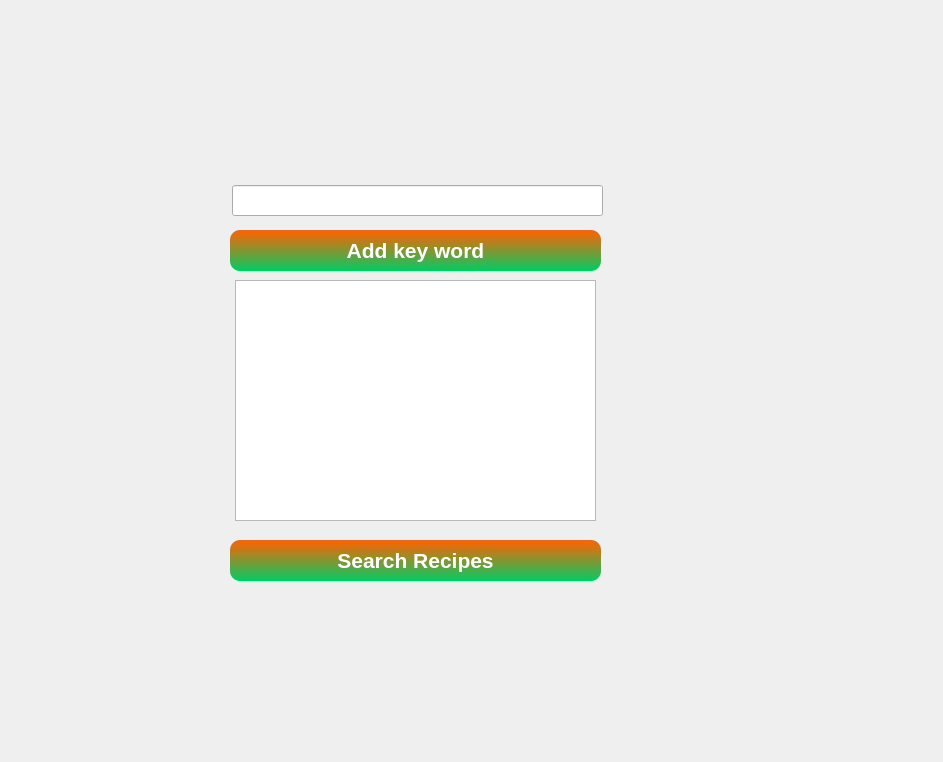
<?xml version="1.0" encoding="UTF-8"?>
<ui version="4.0">
 <class>RecipeSearchDialog</class>
 <widget class="QDialog" name="RecipeSearchDialog">
  <property name="geometry">
   <rect>
    <x>0</x>
    <y>0</y>
    <width>943</width>
    <height>762</height>
   </rect>
  </property>
  <property name="windowTitle">
   <string>Dialog</string>
  </property>
  <widget class="QLineEdit" name="keywordEdit">
   <property name="geometry">
    <rect>
     <x>232</x>
     <y>185</y>
     <width>371</width>
     <height>31</height>
    </rect>
   </property>
  </widget>
  <widget class="QPushButton" name="addButton">
   <property name="geometry">
    <rect>
     <x>230</x>
     <y>230</y>
     <width>371</width>
     <height>41</height>
    </rect>
   </property>
   <property name="styleSheet">
    <string notr="true">QPushButton {
    background: qlineargradient(x1:0, y1:0, x2:0, y2:1, stop:0 #FF6200, stop:1 #00CC66);
    color: #FFFFFF;
    border-radius: 10px;
    border: none;
    padding: 5px;
    font-family: &quot;Poppins&quot;;
    font-size: 16pt;
    font-weight: 600;
    box-shadow: 2px 2px 5px rgba(0, 0, 0, 0.3);
}

QPushButton:hover {
    background: qlineargradient(x1:0, y1:0, x2:0, y2:1, stop:0 #00CC66, stop:1 #FF6200);
    border: 2px solid #535AEF;
}

QPushButton:pressed {
    background: qlineargradient(x1:0, y1:0, x2:0, y2:1, stop:0 #CC4E00, stop:1 #00994C);
    border: 2px solid #4488CC;
}</string>
   </property>
   <property name="text">
    <string>Add key word</string>
   </property>
  </widget>
  <widget class="QListWidget" name="keywordList">
   <property name="geometry">
    <rect>
     <x>235</x>
     <y>280</y>
     <width>361</width>
     <height>241</height>
    </rect>
   </property>
  </widget>
  <widget class="QPushButton" name="searchButton">
   <property name="geometry">
    <rect>
     <x>230</x>
     <y>540</y>
     <width>371</width>
     <height>41</height>
    </rect>
   </property>
   <property name="styleSheet">
    <string notr="true">QPushButton {
    background: qlineargradient(x1:0, y1:0, x2:0, y2:1, stop:0 #FF6200, stop:1 #00CC66);
    color: #FFFFFF;
    border-radius: 10px;
    border: none;
    padding: 5px;
    font-family: &quot;Poppins&quot;;
    font-size: 16pt;
    font-weight: 600;
    box-shadow: 2px 2px 5px rgba(0, 0, 0, 0.3);
}

QPushButton:hover {
    background: qlineargradient(x1:0, y1:0, x2:0, y2:1, stop:0 #00CC66, stop:1 #FF6200);
    border: 2px solid #535AEF;
}

QPushButton:pressed {
    background: qlineargradient(x1:0, y1:0, x2:0, y2:1, stop:0 #CC4E00, stop:1 #00994C);
    border: 2px solid #4488CC;
}</string>
   </property>
   <property name="text">
    <string>Search Recipes</string>
   </property>
  </widget>
 </widget>
 <resources/>
 <connections/>
</ui>
